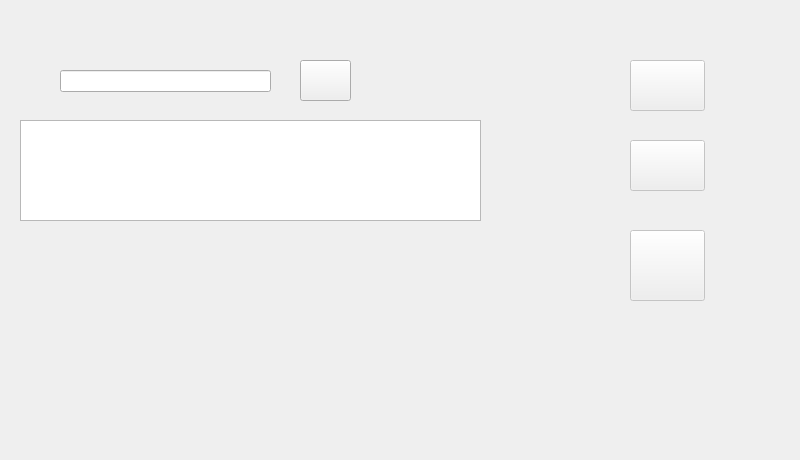
     <widget class="QWidget" name="tab_17">
      <attribute name="title">
       <string>Recherche</string>
      </attribute>
      <widget class="QLineEdit" name="valeur_rechercher_2">
       <property name="geometry">
        <rect>
         <x>60</x>
         <y>70</y>
         <width>211</width>
         <height>22</height>
        </rect>
       </property>
      </widget>
      <widget class="QPushButton" name="rechercher_2">
       <property name="geometry">
        <rect>
         <x>300</x>
         <y>60</y>
         <width>51</width>
         <height>41</height>
        </rect>
       </property>
       <property name="styleSheet">
        <string notr="true">border-image: url(:/img/img/loupe.png);</string>
       </property>
       <property name="text">
        <string/>
       </property>
      </widget>
      <widget class="QTableView" name="afficher_rechercher_2">
       <property name="geometry">
        <rect>
         <x>20</x>
         <y>120</y>
         <width>461</width>
         <height>101</height>
        </rect>
       </property>
       <property name="styleSheet">
        <string notr="true">border-color: rgb(255, 170, 0);</string>
       </property>
      </widget>
      <widget class="QPushButton" name="pushButton_6">
       <property name="enabled">
        <bool>false</bool>
       </property>
       <property name="geometry">
        <rect>
         <x>630</x>
         <y>60</y>
         <width>75</width>
         <height>51</height>
        </rect>
       </property>
       <property name="styleSheet">
        <string notr="true">border-image: url(:/img/img/email.png);</string>
       </property>
       <property name="text">
        <string/>
       </property>
      </widget>
      <widget class="QPushButton" name="pushButton_7">
       <property name="enabled">
        <bool>false</bool>
       </property>
       <property name="geometry">
        <rect>
         <x>630</x>
         <y>140</y>
         <width>75</width>
         <height>51</height>
        </rect>
       </property>
       <property name="styleSheet">
        <string notr="true">border-image: url(:/img/img/speech.png);</string>
       </property>
       <property name="text">
        <string/>
       </property>
      </widget>
      <widget class="QPushButton" name="pushButton_8">
       <property name="enabled">
        <bool>false</bool>
       </property>
       <property name="geometry">
        <rect>
         <x>630</x>
         <y>230</y>
         <width>75</width>
         <height>71</height>
        </rect>
       </property>
       <property name="styleSheet">
        <string notr="true">
border-image: url(:/img/img/file.png);</string>
       </property>
       <property name="text">
        <string/>
       </property>
      </widget>
      <widget class="QLabel" name="label_46">
       <property name="geometry">
        <rect>
         <x>0</x>
         <y>0</y>
         <width>791</width>
         <height>451</height>
        </rect>
       </property>
       <property name="styleSheet">
        <string notr="true">border-image: url(:/img/img/pellule.jpg);</string>
       </property>
       <property name="text">
        <string/>
       </property>
      </widget>
      <zorder>label_46</zorder>
      <zorder>valeur_rechercher_2</zorder>
      <zorder>rechercher_2</zorder>
      <zorder>afficher_rechercher_2</zorder>
      <zorder>pushButton_6</zorder>
      <zorder>pushButton_7</zorder>
      <zorder>pushButton_8</zorder>
     </widget>
